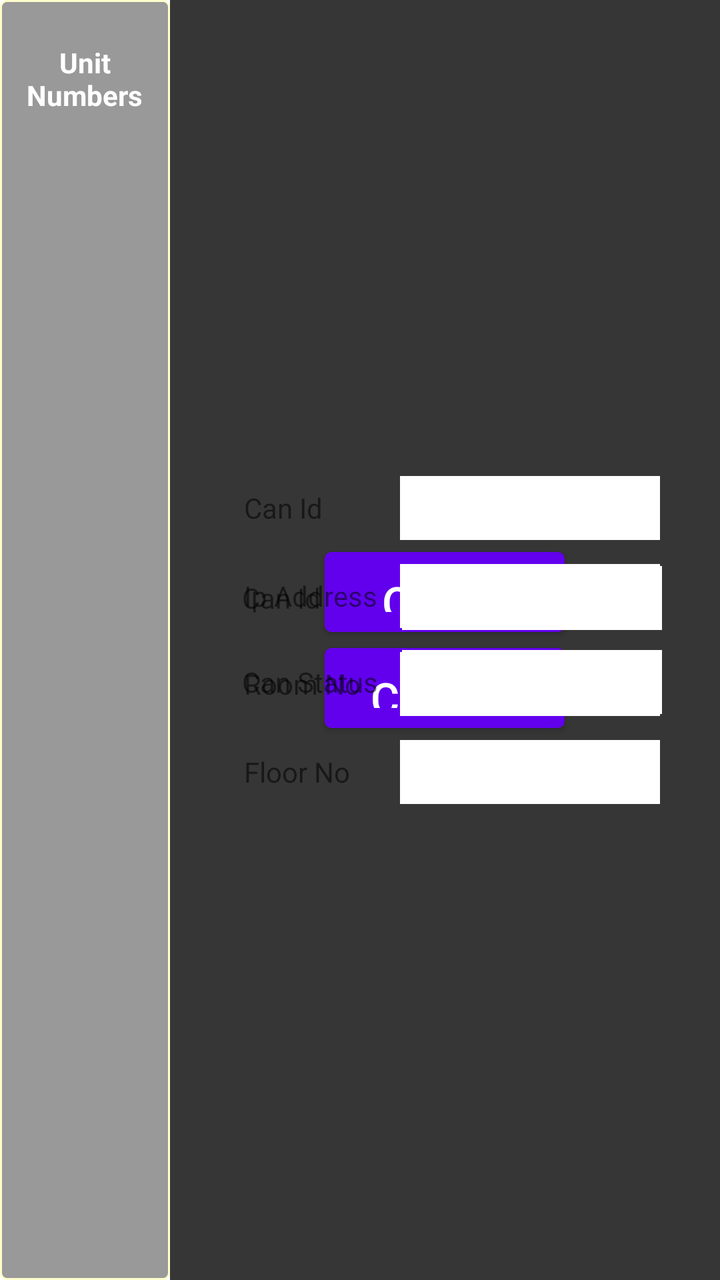
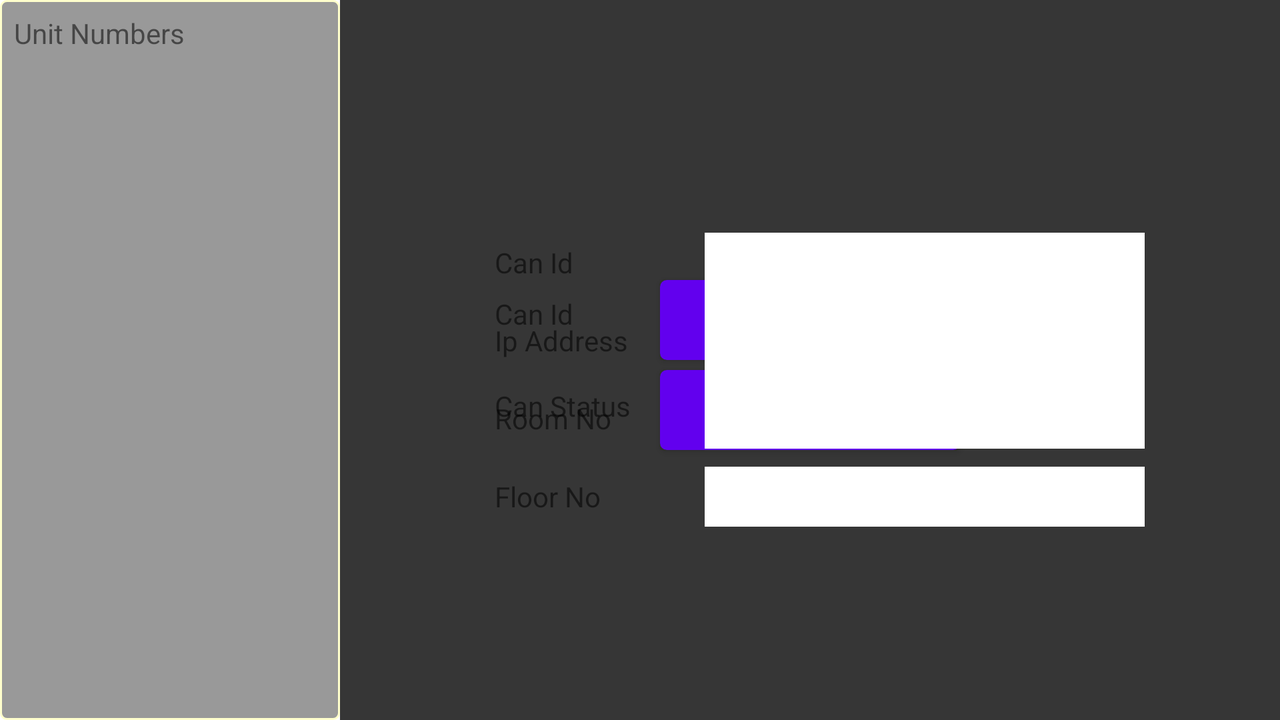

Compare how this app lays out the same screen by default and in its alternative resource folder. The renders come first, then the two layout files and the values they reference.
<!-- AndroidManifest.xml: fallback theme Theme.MaterialComponents.DayNight.NoActionBar -->
<!-- res/layout/main_hdpi.xml -->
<?xml version="1.0" encoding="utf-8"?>
<RelativeLayout xmlns:android="http://schemas.android.com/apk/res/android"
	android:layout_height="fill_parent" android:layout_width="fill_parent" android:keepScreenOn="true">
	<LinearLayout android:layout_height="fill_parent"
		android:layout_width="85dip" android:id="@+id/layoutUnitNumbers"
		android:orientation="vertical" android:background="@drawable/unitnumberliststyle">
		<TextView android:layout_width="fill_parent"
			android:layout_height="65dip" android:text="@string/label_UnitNumberList"
			android:textSize="14sp" android:textStyle="bold" android:textColor="#ffffff"
			android:gravity="center">
		</TextView>
		<ListView android:layout_width="fill_parent"
			android:layout_height="fill_parent" android:id="@+id/lvUnitNumbers"
			android:divider="@color/gray_color" android:dividerHeight="2dip"></ListView>

	</LinearLayout>
	<TabHost android:layout_width="fill_parent"
		android:layout_height="fill_parent" android:id="@android:id/tabhost"
		android:layout_toRightOf="@id/layoutUnitNumbers" android:background="@color/black_color">
		<FrameLayout android:layout_width="fill_parent"
			android:layout_height="fill_parent" android:id="@android:id/tabcontent" >

			<LinearLayout android:layout_width="fill_parent"
				android:layout_height="fill_parent" android:orientation="vertical"
				android:gravity="center" android:id="@+id/LayoutHome">
				<Button android:layout_width="120dip" android:id="@+id/btnOpen"
					android:layout_height="40dip" android:text="Open" style="@style/ButtonText"
					android:background="@drawable/button_selector"
					android:layout_margin="4dip"></Button>
				<Button android:layout_width="120dip" android:id="@+id/btnClose"
					android:layout_height="40dip" android:text="Close" style="@style/ButtonText"
					android:background="@drawable/button_selector"
					android:layout_margin="4dip"></Button>

			</LinearLayout>

			<LinearLayout android:layout_width="fill_parent"
				android:layout_height="fill_parent" android:id="@+id/LayoutCanStatus"
				android:orientation="vertical" android:gravity="center" android:layout_gravity="center">
				<LinearLayout android:layout_width="fill_parent"
					android:layout_height="42dip" 
					android:gravity="center">
					<TextView android:layout_width="75dip"
						android:layout_height="32dip" android:text="Can Id"
						android:layout_marginRight="5dip" android:layout_marginLeft="7dip"
						android:gravity="center_vertical"></TextView>
					<TextView android:layout_width="130dip"
						android:layout_height="32dip" android:id="@+id/lblCanIdinCanStatus"
						android:background="@color/white_color" android:textColor="@color/black_color"
						android:paddingLeft="3dip"></TextView>
				</LinearLayout>
				<LinearLayout android:layout_width="fill_parent"
					android:layout_height="42dip" 
					android:gravity="center">
					<TextView android:layout_width="75dip"
						android:layout_height="32dip" android:text="Can Status"
						android:layout_marginRight="5dip" android:layout_marginLeft="7dip"
						android:gravity="center_vertical"></TextView>
					<TextView android:layout_width="130dip"
						android:layout_height="32dip" android:id="@+id/lblCanStatus"
						android:background="@color/white_color" android:textColor="@color/black_color"
						android:paddingLeft="3dip"></TextView>
				</LinearLayout>



			</LinearLayout>
			<LinearLayout android:layout_width="fill_parent"
				android:layout_height="fill_parent" android:id="@+id/LayoutCanConfig"
				android:orientation="vertical" android:gravity="center" android:layout_gravity="center">
				<LinearLayout android:layout_width="fill_parent"
					android:layout_height="40dip" android:layout_margin="2dip"
					android:gravity="center">
					<TextView android:layout_width="75dip"
						android:layout_height="32dip" android:text="Can Id"
						android:layout_marginRight="3dip" android:layout_marginLeft="7dip"
						android:gravity="center_vertical"></TextView>
					<TextView android:layout_width="130dip"
						android:layout_height="32dip" android:id="@+id/lblCanId"
						android:background="@color/white_color" android:textColor="@color/black_color"
						android:paddingLeft="2dip"></TextView>
				</LinearLayout>
				<LinearLayout android:layout_width="fill_parent"
					android:layout_height="40dip" android:layout_margin="2dip"
					android:gravity="center">
					<TextView android:layout_width="75dip"
						android:layout_height="32dip" android:text="Ip Address"
						android:layout_marginRight="3dip" android:layout_marginLeft="7dip"
						android:gravity="center_vertical"></TextView>
					<TextView android:layout_width="130dip"
						android:layout_height="32dip" android:id="@+id/lblCanIpAddress"
						android:background="@color/white_color" android:textColor="@color/black_color"
						android:paddingLeft="2dip"></TextView>
				</LinearLayout>
				<LinearLayout android:layout_width="fill_parent"
					android:layout_height="40dip" android:layout_margin="2dip"
					android:gravity="center">
					<TextView android:layout_width="75dip"
						android:layout_height="32dip" android:text="Room No"
						android:layout_marginRight="3dip" android:layout_marginLeft="7dip"
						android:gravity="center_vertical"></TextView>
					<TextView android:layout_width="130dip"
						android:layout_height="32dip" android:id="@+id/lblRoomNo"
						android:background="@color/white_color" android:textColor="@color/black_color"
						android:paddingLeft="2dip"></TextView>
				</LinearLayout>
				<LinearLayout android:layout_width="fill_parent"
					android:layout_height="40dip" android:layout_margin="2dip"
					android:gravity="center">
					<TextView android:layout_width="75dip"
						android:layout_height="32dip" android:text="Floor No"
						android:layout_marginRight="3dip" android:layout_marginLeft="7dip"
						android:gravity="center_vertical"></TextView>
					<TextView android:layout_width="130dip"
						android:layout_height="32dip" android:id="@+id/lblFloorNo"
						android:background="@color/white_color" android:textColor="@color/black_color"
						android:paddingLeft="2dip"></TextView>
				</LinearLayout>
			</LinearLayout>

		</FrameLayout>
		<TabWidget android:layout_width="fill_parent"
			android:layout_height="wrap_content" android:id="@android:id/tabs" 
			 />
	</TabHost>
</RelativeLayout>
<!-- resources referenced by this layout -->
<resources>
  <color name="black_color">#363636</color>
  <color name="gray_color">#999999</color>
  <color name="white_color">#FFFFFF</color>
  <!-- drawable button_selector (drawable) -->
  <?xml version="1.0" encoding="utf-8"?>
  <selector xmlns:android="http://schemas.android.com/apk/res/android">
      <item android:state_pressed="true" >
          <shape>
              <solid
                  android:color="@color/light_green_color" />
              <stroke
                  android:width="1dip"
                  android:color="@color/dark_green_color" />
              <corners
                  android:radius="3dip" />
              <padding
                  android:left="7dip"
                  android:top="7dip"
                  android:right="7dip"
                  android:bottom="7dip" />
          </shape>
      </item>
      <item>
          <shape>
              <gradient
                  android:startColor="@color/light_green_color"
                  android:endColor="@color/dark_green_color"
                  android:angle="270" />
              <stroke
                  android:width="1dip"
                  android:color="@color/dark_green_color" />
              <corners
                  android:radius="3dip" />
              <padding	
                  android:left="7dip"
                  android:top="7dip"
                  android:right="7dip"
                  android:bottom="7dip" />
          </shape>
      </item>
  </selector>
  <!-- drawable unitnumberliststyle (drawable) -->
  <?xml version="1.0" encoding="utf-8"?>
  <shape xmlns:android="http://schemas.android.com/apk/res/android">
  	<solid android:color="@color/gray_color" />
  	<stroke android:width="1dip" android:color="@color/offwhite_color" />
  	<corners android:radius="3dip" />
  	<padding android:left="7dip" android:top="7dip" android:right="7dip"
  		android:bottom="7dip" />
  </shape>
  <string name="label_UnitNumberList">Unit Numbers</string>
  <style name="ButtonText">
  		<item name="android:textSize">22sp</item>	
  	
  	</style>
  <color name="light_green_color">#9cc925</color>
  <color name="dark_green_color">#7ba60d</color>
  <color name="offwhite_color">#FFFFCC</color>
</resources>
<!-- res/layout-land/main_hdpi.xml (the repository's variant of the layout above) -->
<!-- drawn on the phone turned sideways -->
<?xml version="1.0" encoding="utf-8"?>
<RelativeLayout xmlns:android="http://schemas.android.com/apk/res/android"
	android:layout_height="fill_parent" android:layout_width="fill_parent" android:keepScreenOn="true">
	<LinearLayout android:layout_height="fill_parent"
		android:layout_width="170dip" android:id="@+id/layoutUnitNumbers"
		android:orientation="vertical" android:background="@drawable/unitnumberliststyle">
		<TextView android:layout_width="fill_parent"
			android:layout_height="65dip" android:text="@string/label_UnitNumberList"
			style="@style/ListHeaderStyle">
		</TextView>
		<ListView android:layout_width="fill_parent"
			android:layout_height="fill_parent" android:id="@+id/lvUnitNumbers"
			android:clickable="true" android:divider="@color/gray_color"
			android:dividerHeight="2dip"></ListView>
	</LinearLayout>
	
	<TabHost android:layout_width="fill_parent"
		android:layout_height="fill_parent" android:id="@android:id/tabhost"
		android:layout_toRightOf="@id/layoutUnitNumbers" android:background="@color/black_color">
		<TabWidget android:layout_width="fill_parent"
			android:layout_height="wrap_content" android:id="@android:id/tabs"/>
		<FrameLayout android:layout_width="fill_parent"
			android:layout_height="fill_parent" android:id="@android:id/tabcontent">
			<LinearLayout android:layout_width="fill_parent"
				android:layout_height="fill_parent" android:orientation="vertical"
				android:gravity="center" android:id="@+id/LayoutHome">
				<Button android:layout_width="150dip" android:id="@+id/btnOpen"
					android:layout_height="40dip" android:text="Open" style="@style/ButtonText"
					android:background="@drawable/button_selector"
					android:layout_margin="5dip"></Button>
				<Button android:layout_width="150dip" android:id="@+id/btnClose"
					android:layout_height="40dip" android:text="Close" style="@style/ButtonText"
					android:background="@drawable/button_selector"></Button>

			</LinearLayout>

			<LinearLayout android:layout_width="fill_parent"
				android:layout_height="fill_parent" android:id="@+id/LayoutCanStatus"
				android:gravity="center" android:orientation="vertical" android:layout_gravity="center">
				<LinearLayout android:layout_width="fill_parent"
					android:layout_height="42dip" android:layout_margin="2dip" android:gravity="center">
					<TextView android:layout_width="100dip"
						android:layout_height="35dip" android:text="Can Id"
						android:layout_marginRight="5dip" android:layout_marginLeft="10dip"
						android:gravity="center_vertical" ></TextView>
					<TextView android:layout_width="220dip"
						android:layout_height="35dip" android:id="@+id/lblCanIdinCanStatus"
						 android:background="@color/white_color"
						android:textColor="@color/black_color" android:paddingLeft="3dip"></TextView>
				</LinearLayout>
				<LinearLayout android:layout_width="fill_parent"
					android:layout_height="42dip" android:layout_margin="2dip" android:gravity="center">
					<TextView android:layout_width="100dip"
						android:layout_height="35dip" android:text="Can Status"
						android:layout_marginRight="5dip" android:layout_marginLeft="10dip"
						android:gravity="center_vertical"></TextView>
					<TextView android:layout_width="220dip"
						android:layout_height="35dip" android:id="@+id/lblCanStatus"
						android:editable="false" android:background="@color/white_color"
						android:textColor="@color/black_color" android:paddingLeft="3dip"></TextView>
				</LinearLayout>


			</LinearLayout>
			<LinearLayout android:layout_width="fill_parent"
				android:layout_height="fill_parent" android:id="@+id/LayoutCanConfig"
				android:orientation="vertical" android:gravity="center" android:layout_gravity="center" android:layout_marginTop="10dip"> 
				<LinearLayout android:layout_width="fill_parent"
					android:layout_height="33dip" android:layout_margin="3dip"  android:gravity="center">
					<TextView android:layout_width="100dip"
						android:layout_height="30dip" android:text="Can Id"
						android:layout_marginRight="5dip" android:layout_marginLeft="10dip"
						android:gravity="center_vertical"></TextView>
					<TextView android:layout_width="220dip"
						android:layout_height="30dip" android:id="@+id/lblCanId"
						android:editable="false" android:background="@color/white_color"
						android:textColor="@color/black_color" android:paddingLeft="3dip"></TextView>
				</LinearLayout>
				<LinearLayout android:layout_width="fill_parent"
					android:layout_height="33dip" android:layout_margin="3dip"  android:gravity="center">
					<TextView android:layout_width="100dip"
						android:layout_height="30dip" android:text="Ip Address"
						android:layout_marginRight="5dip" android:layout_marginLeft="10dip"
						android:gravity="center_vertical"></TextView>
					<TextView android:layout_width="220dip"
						android:layout_height="30dip" android:id="@+id/lblCanIpAddress"
						android:background="@color/white_color" android:textColor="@color/black_color"
						android:paddingLeft="3dip"></TextView>
				</LinearLayout>
				<LinearLayout android:layout_width="fill_parent"
					android:layout_height="33dip" android:layout_margin="3dip" android:gravity="center" >
					<TextView android:layout_width="100dip"
						android:layout_height="30dip" android:text="Room No"
						android:layout_marginRight="5dip" android:layout_marginLeft="10dip"
						android:gravity="center_vertical"></TextView>
					<TextView android:layout_width="220dip"
						android:layout_height="30dip" android:id="@+id/lblRoomNo"
						android:background="@color/white_color" android:textColor="@color/black_color"
						android:paddingLeft="3dip"></TextView>
				</LinearLayout>
				<LinearLayout android:layout_width="fill_parent"
					android:layout_height="33dip" android:layout_margin="3dip"  android:gravity="center">
					<TextView android:layout_width="100dip"
						android:layout_height="30dip" android:text="Floor No"
						android:layout_marginRight="5dip" android:layout_marginLeft="10dip"
						android:gravity="center_vertical"></TextView>
					<TextView android:layout_width="220dip"
						android:layout_height="30dip" android:id="@+id/lblFloorNo"
						android:background="@color/white_color" android:textColor="@color/black_color"
						android:paddingLeft="3dip"></TextView>
				</LinearLayout>
			</LinearLayout>
		</FrameLayout>
		
	</TabHost>
</RelativeLayout>
